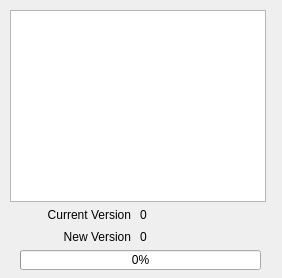
<?xml version="1.0" encoding="UTF-8"?>
<ui version="4.0">
 <class>UpdaterForm</class>
 <widget class="QWidget" name="UpdaterForm">
  <property name="geometry">
   <rect>
    <x>0</x>
    <y>0</y>
    <width>282</width>
    <height>278</height>
   </rect>
  </property>
  <property name="font">
   <font>
    <family>Ubuntu</family>
   </font>
  </property>
  <property name="windowTitle">
   <string>Updater</string>
  </property>
  <widget class="QWidget" name="centralwidget" native="true">
   <property name="geometry">
    <rect>
     <x>0</x>
     <y>0</y>
     <width>276</width>
     <height>271</height>
    </rect>
   </property>
   <widget class="QPlainTextEdit" name="TextEdit">
    <property name="geometry">
     <rect>
      <x>10</x>
      <y>10</y>
      <width>256</width>
      <height>192</height>
     </rect>
    </property>
   </widget>
   <widget class="QProgressBar" name="progressBar">
    <property name="geometry">
     <rect>
      <x>20</x>
      <y>250</y>
      <width>241</width>
      <height>20</height>
     </rect>
    </property>
    <property name="value">
     <number>0</number>
    </property>
   </widget>
   <widget class="QLabel" name="label1">
    <property name="geometry">
     <rect>
      <x>20</x>
      <y>205</y>
      <width>111</width>
      <height>17</height>
     </rect>
    </property>
    <property name="text">
     <string>Current Version</string>
    </property>
    <property name="alignment">
     <set>Qt::AlignBottom|Qt::AlignRight|Qt::AlignTrailing</set>
    </property>
   </widget>
   <widget class="QLabel" name="label2">
    <property name="geometry">
     <rect>
      <x>20</x>
      <y>227</y>
      <width>111</width>
      <height>17</height>
     </rect>
    </property>
    <property name="text">
     <string>New Version</string>
    </property>
    <property name="alignment">
     <set>Qt::AlignBottom|Qt::AlignRight|Qt::AlignTrailing</set>
    </property>
   </widget>
   <widget class="QLabel" name="label3">
    <property name="geometry">
     <rect>
      <x>140</x>
      <y>205</y>
      <width>66</width>
      <height>17</height>
     </rect>
    </property>
    <property name="text">
     <string>0</string>
    </property>
    <property name="alignment">
     <set>Qt::AlignBottom|Qt::AlignLeading|Qt::AlignLeft</set>
    </property>
   </widget>
   <widget class="QLabel" name="label4">
    <property name="geometry">
     <rect>
      <x>140</x>
      <y>227</y>
      <width>66</width>
      <height>17</height>
     </rect>
    </property>
    <property name="text">
     <string>0</string>
    </property>
    <property name="alignment">
     <set>Qt::AlignBottom|Qt::AlignLeading|Qt::AlignLeft</set>
    </property>
   </widget>
  </widget>
 </widget>
 <resources/>
 <connections/>
</ui>
